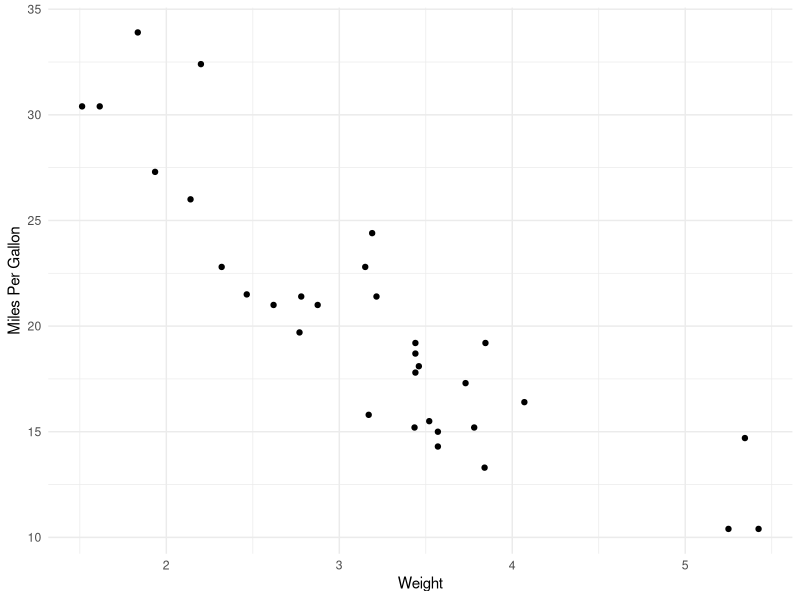

This chart was generated by the following R code:
## ---- chunk 1
#| label: setup
#| message: false
#| warning: false
#| echo: fenced 


# Loading all your libraries
library(tidyverse)
library(knitr)

# Reading in data
# Example: my_data <- read_csv("path/to/data.csv")
# For this cheat sheet, we will use the built-in mtcars dataset
my_data <- mtcars
## ---- chunk 2
#| label: fig-mpg
#| fig-cap: "Scatterplot of Car Weight vs. MPG"
#| echo: fenced

ggplot(my_data, aes(x = wt, y = mpg)) +
  geom_point() +
  theme_minimal() +
  labs(x = "Weight", y = "Miles Per Gallon")

## ---- chunk 3
#| label: tbl-summary
#| tbl-cap: "Average MPG by Cylinder Count"
#| echo: fenced

my_data |> 
  group_by(cyl) |> 
  summarise(avg_mpg = mean(mpg)) |> 
  kable() # kable() makes a clean markdown table
